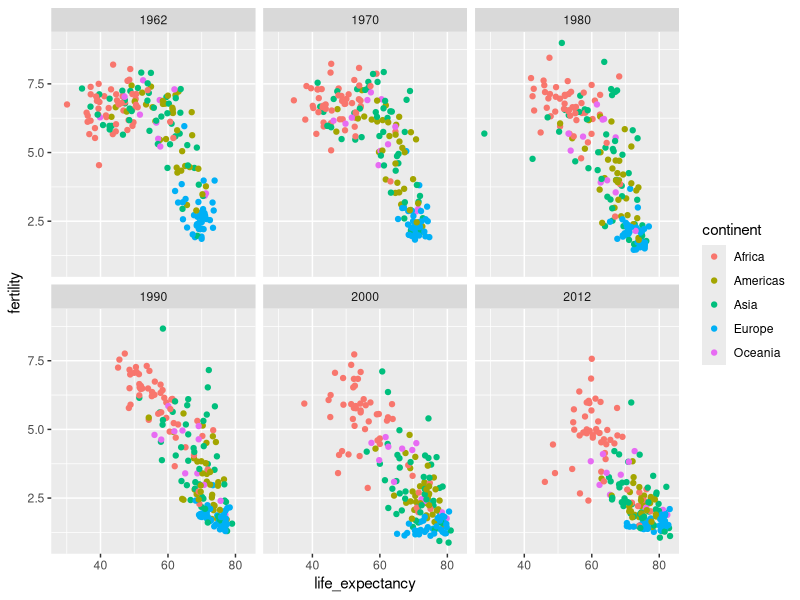
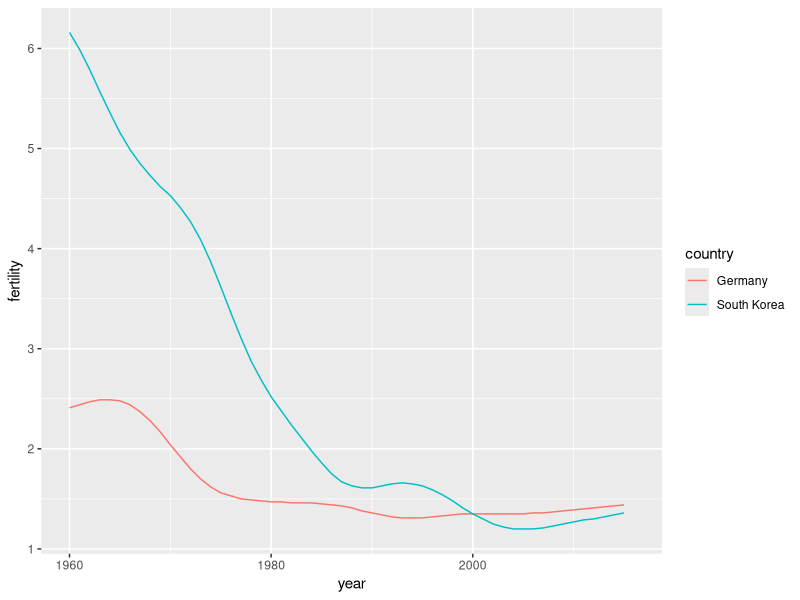
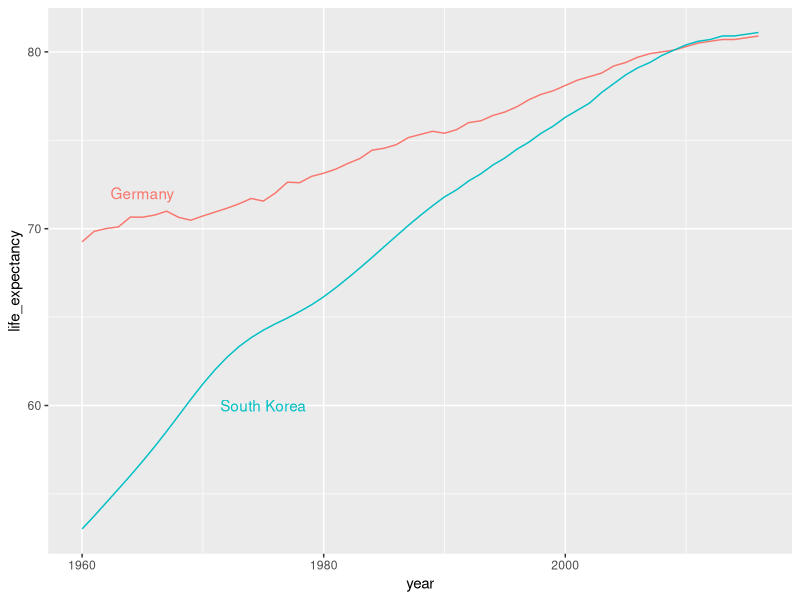

The R script that drew these images, in order:
library(dslabs)
data(gapminder)
head(gapminder)
library(ggplot2)
library(tidyverse)
filter(gapminder, year %in% c(1962,1970,1980,1990,2000,2012)) %>% ggplot(aes(life_expectancy, fertility, color=continent)) + geom_point() + facet_wrap(~year)
filter(gapminder, country %in% c("South Korea", "Germany")) %>% ggplot(aes(year, fertility, col=country)) + geom_line()
countries = c("South Korea","Germany")
labels <- data.frame(country = countries, x = c(1975, 1965), y = c(60, 72))
filter(gapminder, country %in% countries) %>% ggplot(aes(year, life_expectancy, col=country)) + geom_line() + geom_text(data=labels,aes(x,y,label=country)) + theme(legend.position="none")
